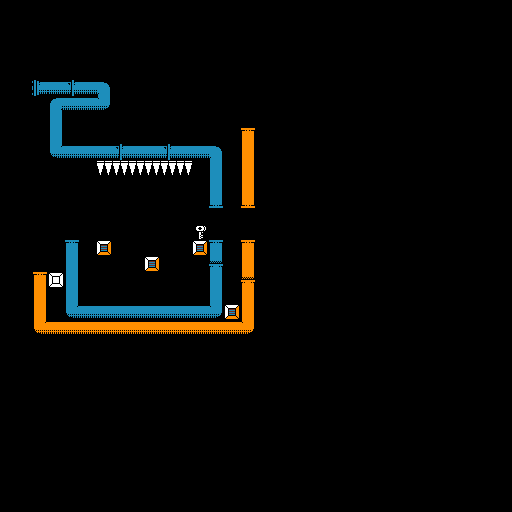

Below is a game level as drawn by its tile map, then a one-line description and the .tmx file that defines it, in full:
An orthogonal 32x32 tile map with 16x16 px tiles, 1 tile layer (Tile Layer 1).

<map version="1.10" tiledversion="git" orientation="orthogonal" renderorder="right-down" width="32" height="32" tilewidth="16" tileheight="16" infinite="0" nextlayerid="2" nextobjectid="1">
 <tileset firstgid="1" source="highres_tiles.tsx" />
 <layer id="1" name="Tile Layer 1" width="32" height="32">
  <data encoding="csv">
0,0,0,0,0,0,0,0,0,0,0,0,0,0,0,0,0,0,0,0,0,0,0,0,0,0,0,0,0,0,0,0,
0,0,0,0,0,0,0,0,0,0,0,0,0,0,0,0,0,0,0,0,0,0,0,0,0,0,0,0,0,0,0,0,
0,0,0,0,0,0,0,0,0,0,0,0,0,0,0,0,0,0,0,0,0,0,0,0,0,0,0,0,0,0,0,0,
0,0,0,0,0,0,0,0,0,0,0,0,0,0,0,0,0,0,0,0,0,0,0,0,0,0,0,0,0,0,0,0,
0,0,0,0,0,0,38,0,0,0,0,0,0,0,0,0,0,0,0,0,0,0,0,0,0,0,0,0,0,0,0,0,
0,0,9,7,4,7,5,0,0,0,0,0,0,0,0,0,0,0,0,0,0,0,0,0,0,0,0,0,0,0,0,0,
0,0,0,6,7,7,8,0,0,0,0,0,0,0,0,0,0,0,0,0,0,0,0,0,0,0,0,0,0,0,0,0,
0,0,0,1,0,0,0,0,0,0,0,0,0,0,0,0,0,0,0,0,0,0,0,0,0,0,0,0,0,0,0,0,
0,0,0,1,0,0,0,0,0,0,0,0,0,0,0,59,0,0,0,0,0,0,0,0,0,0,0,0,0,0,0,0,
0,0,0,3,7,7,7,4,7,7,4,7,7,5,0,49,0,0,0,0,0,0,0,0,0,0,0,0,0,0,0,0,
0,0,0,0,0,0,19,19,19,19,19,19,0,1,0,49,0,0,0,0,0,0,0,0,0,0,0,0,0,0,0,0,
0,0,0,0,0,0,0,0,0,0,0,0,0,1,38,49,0,0,0,0,0,0,0,0,0,0,0,0,0,0,0,0,
0,0,0,0,0,0,0,0,0,0,0,0,0,12,38,60,0,0,0,0,0,0,0,0,0,0,0,0,0,0,0,0,
0,0,0,0,0,0,0,0,0,0,0,0,0,107,38,107,0,0,0,0,0,0,0,0,0,0,0,0,0,0,0,0,
0,0,0,0,0,0,0,0,0,0,0,0,17,107,38,107,0,0,0,0,0,0,0,0,0,0,0,0,0,0,0,0,
0,0,0,0,11,0,33,0,0,0,0,0,33,11,38,59,0,0,0,0,0,0,0,0,0,0,0,0,0,0,0,0,
0,0,0,0,1,0,0,0,0,33,0,0,0,2,38,49,0,0,0,0,0,0,0,0,0,0,0,0,0,0,0,0,
0,0,59,18,1,0,0,0,0,0,0,0,0,1,38,50,0,0,0,0,0,0,0,0,0,0,0,0,0,0,0,0,
0,0,49,0,1,0,0,0,0,0,0,0,0,1,38,49,0,0,0,0,0,0,0,0,0,0,0,0,0,0,0,0,
0,0,49,0,3,7,7,7,7,7,7,7,7,8,33,49,0,0,0,0,0,0,0,0,0,0,0,0,0,0,0,0,
0,0,51,55,55,55,55,55,55,55,55,55,55,55,55,56,0,0,0,0,0,0,0,0,0,0,0,0,0,0,0,0,
0,0,0,0,0,0,0,0,0,0,0,0,0,0,0,0,0,0,0,0,0,0,0,0,0,0,0,0,0,0,0,0,
0,0,0,0,0,0,0,0,0,0,0,0,0,0,0,0,0,0,0,0,0,0,0,0,0,0,0,0,0,0,0,0,
0,0,0,0,0,0,0,0,0,0,0,0,0,0,0,0,0,0,0,0,0,0,0,0,0,0,0,0,0,0,0,0,
0,0,0,0,0,0,0,0,0,0,0,0,0,0,0,0,0,0,0,0,0,0,0,0,0,0,0,0,0,0,0,0,
0,0,0,0,0,0,0,0,0,0,0,0,0,0,0,0,0,0,0,0,0,0,0,0,0,0,0,0,0,0,0,0,
0,0,0,0,0,0,0,0,0,0,0,0,0,0,0,0,0,0,0,0,0,0,0,0,0,0,0,0,0,0,0,0,
0,0,0,0,0,0,0,0,0,0,0,0,0,0,0,0,0,0,0,0,0,0,0,0,0,0,0,0,0,0,0,0,
0,0,0,0,0,0,0,0,0,0,0,0,0,0,0,0,0,0,0,0,0,0,0,0,0,0,0,0,0,0,0,0,
0,0,0,0,0,0,0,0,0,0,0,0,0,0,0,0,0,0,0,0,0,0,0,0,0,0,0,0,0,0,0,0,
0,0,0,0,0,0,0,0,0,0,0,0,0,0,0,0,0,0,0,0,0,0,0,0,0,0,0,0,0,0,0,0,
0,0,0,0,0,0,0,0,0,0,0,0,0,0,0,0,0,0,0,0,0,0,0,0,0,0,0,0,0,0,0,0
</data>
 </layer>
</map>